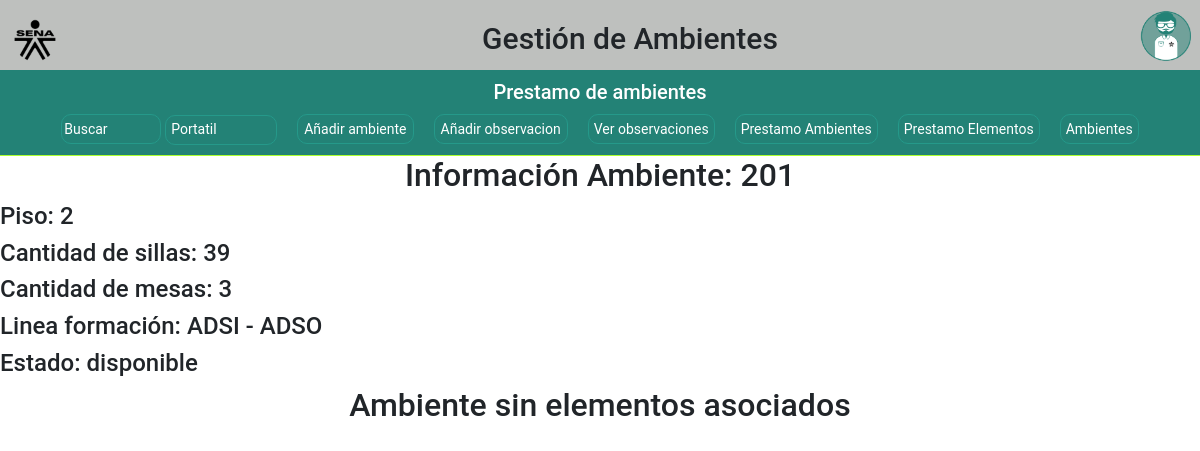
/verInformacionAmbiente.php?idAmbiente=201 (signed in), run on the app's committed database.
### tables this page shows
CREATE TABLE `ambientes` (
  `id_numero_ambiente` int(15) NOT NULL,
  `piso` varchar(50) NOT NULL,
  `linea_formacion` int(11) NOT NULL,
  `estado` int(11) NOT NULL,
  `cantidad_sillas` int(3) NOT NULL,
  `mesas` int(3) NOT NULL
);

CREATE TABLE `linea_formacion` (
  `id_linea` int(11) NOT NULL,
  `nombre_linea` varchar(30) NOT NULL
);

CREATE TABLE `estado_ambiente` (
  `id_estado_ambiente` int(11) NOT NULL,
  `estado_ambiente` varchar(50) NOT NULL
);

### database/conexion.php (called while the page is built, shortened)
<?php
class Conexion{
    public function conectar(){
     $this->con=mysqli_connect("localhost", "root", "", "gestion_ambientes",3306);
    }
}
?>

### classElementosEstaticos.php (called while the page is built, shortened)
<?php
require_once "./database/conexion.php";
class ElementosEstaticos extends conexion
{
    public function verElementosEstaticosIdAmbiente($id)
    {
        $sql = "SELECT * FROM ambientes INNER JOIN ambiente_elemento on ambientes.id_numero_ambiente =ambiente_elemento.id_numero_ambiente INNER JOIN elementos_estaticos_ambiente on elementos_estaticos_ambiente.id_elemento_estatico=ambiente_elemento.id_elemento_estatico INNER JOIN categoria_elemento ON categoria_elemento.id_categoria=elementos_estaticos_ambiente.categoria_elemento INNER JOIN estado_elemento_estatico on estado_elemento_estatico.id_estado_estatico=elementos_estaticos_ambiente.estado WHERE ambiente_elemento.id_numero_ambiente=$id AND ambientes.id_numero_ambiente = $id;";;
        $sql_con = $this->con->query($sql);
        return $sql_con;
    }
    public function mostrarCategoriaElemento()
    {
        $categoria_elemento_estatico = "SELECT * FROM `categoria_elemento`;";
        $resultado_categoria_elementos = $this->con->query($categoria_elemento_estatico);
        if ($resultado_categoria_elementos) {
            return $resultado_categoria_elementos;
        } else {
            echo "error: " . mysqli_error($this->con);
        }
    }
}

### classAmbientes.php (called while the page is built, shortened)
<?php
require_once "./database/conexion.php";
class Ambientes extends conexion
{
    public function obtenerAmbientePorId($id)
    {
        $sql = "SELECT *  FROM `ambientes` inner JOIN estado_ambiente ON ambientes.estado=estado_ambiente.id_estado_ambiente INNER JOIN linea_formacion on linea_formacion.id_linea=ambientes.linea_formacion WHERE id_numero_ambiente='$id' ";
        $resultado = $this->con->query($sql);
        return $resultado;
    }
}

### classAmbienteElemento.php (called while the page is built, shortened)
<?php
require_once  "./database/conexion.php";
class AmbienteElemento extends Conexion{
    public function CantidadElementoIdAmbiente($id)
    {
        $elemento_cantidad = "SELECT categoria_elemento.nombre_categoria, COUNT(*) as cantidad_elementos FROM ambientes INNER JOIN ambiente_elemento on ambientes.id_numero_ambiente =ambiente_elemento.id_numero_ambiente INNER JOIN elementos_estaticos_ambiente on elementos_estaticos_ambiente.id_elemento_estatico=ambiente_elemento.id_elemento_estatico INNER JOIN categoria_elemento ON categoria_elemento.id_categoria=elementos_estaticos_ambiente.categoria_elemento INNER JOIN estado_elemento_estatico on estado_elemento_estatico.id_estado_estatico=elementos_estaticos_ambiente.estado WHERE ambiente_elemento.id_numero_ambiente=$id AND ambientes.id_numero_ambiente = $id GROUP BY categoria_elemento.nombre_categoria Order By categoria_elemento.nombre_categoria Asc ;";
        $cantidad_elemento_sql = $this->con->query($elemento_cantidad);
        return $cantidad_elemento_sql;
    }
}

### verInformacionAmbiente.php (the view, shortened to what this page needs)
<?php session_start();
require_once "./classAmbientes.php";
require_once "./classAmbienteElemento.php";
require_once "./classElementosEstaticos.php";
$id_ambiente = $_REQUEST['idAmbiente'];
$verAmbiente = new Ambientes();
$informacion_ambiente = $verAmbiente->obtenerAmbientePorId($id_ambiente);
$informacion = $informacion_ambiente->fetch_assoc();
$verElementosEstaticos = new ElementosEstaticos();
$elementos = $verElementosEstaticos->verElementosEstaticosIdAmbiente($id_ambiente);
$categorias_elemento = $verElementosEstaticos->mostrarCategoriaElemento();
?>
<!DOCTYPE html>
<html lang="en">
<head>
    <link rel="stylesheet" type="text/css" href="./Css/prestamo_ambientes.css">
    <link href="https://cdn.jsdelivr.net/npm/bootstrap@5.3.0-alpha1/dist/css/bootstrap.min.css" rel="stylesheet">
    <link rel="stylesheet" href="./Css/global.css">
</head>
<body>
    <div class="parte-superior">
        <img class="logo" src="./images/logo sena.png" alt="">
        <h1 class="titulo">Gestión de Ambientes</h1>
        <div class="dropdown">
            <button class="btn dropdown-toggle" type="button" data-bs-toggle="dropdown" aria-expanded="false">
                <img class="perfil" src="./images/Boton Administrador.png" alt="">
            </button>
        </div>
    </div>
    <div class="herencia">
        <div class="buscador">
            <h3 class="titulo_herencia">Prestamo de ambientes</h3>
            <div class="buscador-int">
                <form action="./verInformacionAmbiente.php" method="get">
                    <input class="input-b btns-b" placeholder="Buscar" type="text" id="serial" name="serial">
                    <select class="selec-b btns-b" name="categoria" id="">
                        <?php
                        if ($categorias_elemento->num_rows > 0) {
                            foreach ($categorias_elemento as $categoria_elemento) {
                        ?>
                                <option value="<?php echo $categoria_elemento['id_categoria']  ?>"><?php echo $categoria_elemento['nombre_categoria']  ?></option>
                        <?php }
                        } ?>
                    </select>
                </form>
                <button class="btn-b btns-b" data-bs-toggle="modal" data-bs-target="#nuevo_ambiente">Añadir ambiente</button>
                <button class="btn-b btns-b" data-bs-toggle="modal" data-bs-target="#nueva_observacion">Añadir observacion</button>
                <a href="./verObservacionesAmbiente.php?idAmbiente=<?php echo $id_ambiente  ?>" class="btn-activos">Ver observaciones </a>
                <a href="./verPrestamosActivos.php" class="btn-activos">Prestamo Ambientes </a>
                <a href="./verPrestamosElementos.php" class="btn-activos">Prestamo Elementos </a>
                <a href="./ver_ambiente.php" class="btn-activos">Ambientes </a>
            </div>
        </div>
        <h2 class="text-center">Información Ambiente: <?php echo $informacion['id_numero_ambiente']; ?></h2>
        <h4>Piso: <?php echo $informacion['piso']; ?></h4>
        <h4>Cantidad de sillas: <?php echo $informacion['cantidad_sillas']; ?></h4>
        <h4>Cantidad de mesas: <?php echo $informacion['mesas']; ?></h4>
        <h4>Linea formación: <?php echo $informacion['nombre_linea']; ?></h4>
        <h4>Estado: <?php echo $informacion['estado_ambiente']; ?></h4>
            <?php
        if ($informacion_ambiente->num_rows < 1) {
            echo "<script>setTimeout(function(){ alert('Ambiente no encontrado'); }, 100);</script>";
        } else { ?>
            <?php
            $cantidadElemento = new AmbienteElemento();
            $resultado = $cantidadElemento->CantidadElementoIdAmbiente($id_ambiente);
            if ($resultado->num_rows < 1 && $elementos->num_rows < 1) { ?>
                <h2 style="text-align: center;">Ambiente sin elementos asociados</h2>
        <?php
            }
        }
        ?>
</body>
</html>

### Css/prestamo_ambientes.css (style rules this page uses)
.dropdown-toggle { transition: all .5s !important; margin-right: 10px !important; padding: 0px !important; border-radius: 30px !important; width: 50px !important; position: fixed; top: 10px; right: 0; }
body { height: 100%; width: 100%; box-sizing: border-box; overflow-x: hidden; }
html { height: 100%; width: 100%; }
.titulo_herencia { color: white; font-size: 20px; }
.perfil { width: 50px; height: 50px; margin-right: 15px; }
.titulo { display: inline-block; font-size: 30px; text-align: center; margin-top: 15px; }
.logo { display: inline-block; width: 40px; padding-top: 10px; }
.herencia { display: flex; height: 100%; width: 100%; box-sizing: border-box; flex-direction: column; }
select { appearance: none; -webkit-appearance: none; -moz-appearance: none; }
.buscador { display: flex; height: auto; flex-direction: column; align-items: center; width: 100%; background: #238276; }
.buscador h3 { display: inline-block; margin: 10px; }
.buscador-int { display: flex; gap: 20px; width: 100%; height: auto; border-bottom: 1px solid greenyellow; align-items: center; justify-content: center; padding-bottom: 10px; }
.input-b { width: 100px; height: 25px; border-radius: 10px; background: white; outline: none; border: 1px solid black; transition: all .5s; }
.selec-b { width: auto; padding: 0 5px; height: 26px; border-radius: 10px; background: white; cursor: pointer; }
.btn-b { width: auto; border-radius: 10px; border: none; cursor: pointer; border: 1px solid #25998a; }
.input-b::placeholder { color: white; }
.btns-b { height: 30px; border: 1px solid #25998a; background: #238276; color: white; font-size: 14px; }

### Css/global.css (style rules this page uses)
.logo { width: 50px !important; margin-left: 10px; }
body { font-family: 'Roboto', sans-serif; }
.btn-activos { display: flex; width: auto; border-radius: 10px; background: #238276; border: solid 1px #25998a; justify-content: center; align-items: center; color: white; text-decoration: none; cursor: pointer; height: 30px; font-size: 14px; padding: 5px; }
.parte-superior { background-color: #bec0be; height: 70px; display: flex; justify-content: space-between !important; align-items: center !important; width: 100%; z-index: 100 !important; }

### verInformacionAmbiente.php (style rules this page uses)
table input, select { border: none; }

### data on the page
ambientes: id_numero_ambiente "201", piso "2", cantidad_sillas "39", mesas "3", linea_formacion.nombre_linea "ADSI - ADSO", estado.estado_ambiente "disponible"

### other printed values
form field categoria "Portatil"
